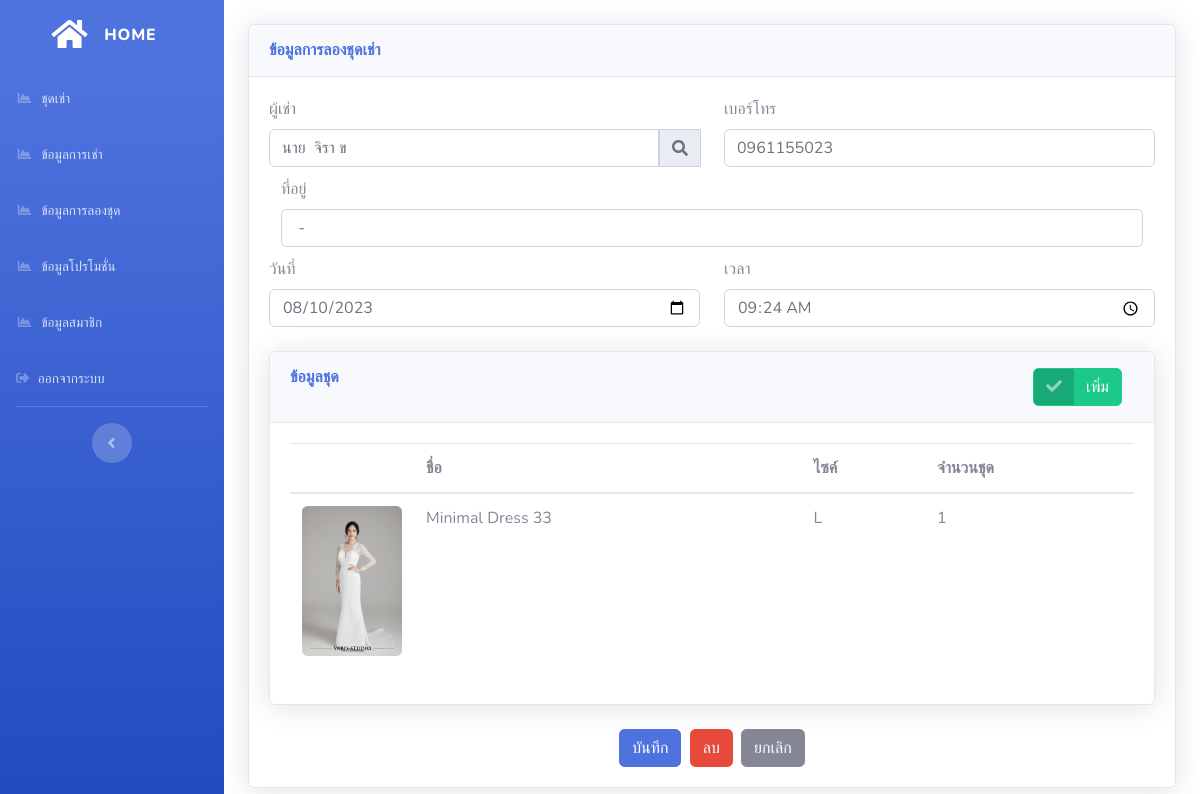
/AttemptDetail.php?ID=1, run on the app's committed database.
### tables this page shows
CREATE TABLE `attempt` (
  `AID` int(11) NOT NULL,
  `AccountID` int(11) DEFAULT NULL,
  `AttemptDate` date DEFAULT NULL,
  `AttemptTemp` time DEFAULT NULL
);

CREATE TABLE `account` (
  `AccountID` int(11) NOT NULL,
  `Prefix` varchar(50) DEFAULT NULL,
  `Name` varchar(250) DEFAULT NULL,
  `LastName` varchar(250) DEFAULT NULL,
  `Address` varchar(500) DEFAULT NULL,
  `PhoneNo` varchar(20) DEFAULT NULL,
  `Email` varchar(250) DEFAULT NULL,
  `AccountType` varchar(50) DEFAULT NULL,
  `Password` varchar(250) DEFAULT NULL
);

CREATE TABLE `attemptdetail` (
  `ADID` int(11) NOT NULL,
  `AID` int(11) DEFAULT NULL,
  `PID` int(11) DEFAULT NULL,
  `Amount` int(11) DEFAULT NULL
);

CREATE TABLE `fliedoc` (
  `FID` int(11) NOT NULL,
  `PID` int(11) NOT NULL,
  `FlieName` varchar(500) DEFAULT NULL,
  `FileURL` varchar(500) DEFAULT NULL
);

CREATE TABLE `product` (
  `PID` int(11) NOT NULL,
  `ProductName` varchar(250) DEFAULT NULL,
  `ProductDetail` varchar(500) DEFAULT NULL,
  `Zise` varchar(20) DEFAULT NULL,
  `ProductAmount` int(11) DEFAULT NULL,
  `FID` int(11) DEFAULT NULL,
  `ProductPrice` decimal(18,2) DEFAULT NULL,
  `Discount` decimal(18,2) DEFAULT NULL,
  `ProductType` varchar(250) DEFAULT NULL
);

### AttemptDetail.php (the view, shortened to what this page needs)
<?php include 'Header_Admin.php';
      include 'DBcontext.php';
      if (isset($_GET['ID'])) {
        $ID = $_GET['ID'];
        $sql = "SELECT * FROM `attempt` T INNER JOIN account A on T.AccountID = A.AccountID WHERE T.AID = $ID ";
        $result = $conn->query($sql);
        $Data = $result->fetch_assoc();
      }
?>
    <div class="container-fluid">
        <br>
        <div class="card shadow mb-4">
            <div class="card-header py-3">
                <h6 class="m-0 font-weight-bold text-primary">ข้อมูลการลองชุดเช่า</h6>
            </div>
            <div class="card-body">
                <form action="Controller\AttemptDB.php" method="post">
                    <div class="row">
                        <div class="col-md-6">
                            <label  class="form-label">ผู้เช่า</label>
                            <div class="input-group">
                                <input type="text" class="form-control" disabled style="background: white" id="AccountName" value="<?php echo $Data["Prefix"] ." ".  $Data["Name"] . " " . $Data["LastName"] ?>">
                                <div class="input-group-prepend" data-bs-toggle="modal" href="#AccountLine"> <span class="input-group-text"><i class="fas fa-search"></i></span> </div>
                            </div>
                        </div>
                        <div class="col-md-6">
                            <label class="form-label">เบอร์โทร</label>
                            <input type="text" class="form-control" disabled style="background: white" id="PhoneNo"  value="<?php echo $Data["PhoneNo"] ?>" >
                        </div>
                    </div>
                    <div class="col-12" style="padding-top: 10px;">
                        <label class="form-label">ที่อยู่</label>
                        <input type="text" class="form-control" id="Address"  value="<?php echo $Data["Address"] ?>" >
                    </div>
                    <div class="row">
                        <div class="col-md-6" style="padding-top: 10px;">
                            <label  class="form-label">วันที่</label>
                            <input type="date" class="form-control" id="" name="AttemptDate"  value="<?php echo $Data["AttemptDate"] ?>">
                        </div>
                        <div class="col-md-6" style="padding-top: 10px;">
                            <label  class="form-label">เวลา</label>
                            <input type="time" class="form-control" id="" name="AttemptTemp"  value="<?php echo $Data["AttemptTemp"] ?>">
                        </div>
                    </div>
                </form>
                <br>
                    <div class="card shadow mb-4">
                    <div class="card-header py-3">
                        <div class="row">
                            <div class="col-6">
                            <h6 class="m-0 font-weight-bold text-primary">ข้อมูลชุด</h6>
                            </div>
                            <div class="col-6 row justify-content-end">
                                <button class="btn btn-success btn-icon-split" data-bs-toggle="modal" href="#exampleModalToggle">
                                    <span class="icon text-white-50">
                                            <i class="fas fa-check"></i>
                                        </span>
                                        <span class="text">เพิ่ม</span>
                                </button>
                            </div>
                        </div>
                    </div>
                    <div class="card-body">
                        <div class="table-responsive">
                            <table class="table table-hover"  width="100%" cellspacing="0">
                                <thead>
                                    <tr>
                                        <th></th>
                                        <th>ชื่อ</th>
                                        <th>ไซค์</th>
                                        <th>จำนวนชุด</th>
                                    </tr>
                                </thead>
                                <tbody>
                                    <?php
                                        $sqlLine = "SELECT * FROM `attemptdetail` T INNER JOIN product P ON T.PID = P.PID WHERE T.AID = $ID";
                                        $result = $conn->query($sqlLine);
                                            while ($rowline = $result->fetch_assoc()) {
                                    ?>
                                    <tr onclick="ProductLi(<?php echo  $rowline["ADID"] ?>)" >
                                    <?php
                                        $LinePID = $rowline["PID"];
                                        $sqlFile = "SELECT * FROM `fliedoc` WHERE PID = $LinePID";
                                        $resultFile = $conn->query($sqlFile);
                                        $DataFile = $resultFile->fetch_assoc();
                                      ?>
                                        <td style="width:100px;"> <img style="width:100px;" src="Photo/<?php echo $DataFile["FileURL"]?>" class="rounded mx-auto d-block"> </td>
                                        <td><?php echo  $rowline["ProductName"] ?></td>
                                        <td><?php echo  $rowline["Zise"] ?></td>
                                        <td><?php echo  $rowline["Amount"] ?>
                                        </td>
                                    </tr>
                                    <?php } ?>
                                </tbody>
                            </table>
                        </div>
                    </div>
                </div>
                <div class="row justify-content-md-center">
                     <button type="submit" class="btn btn-primary" onclick="Submit()">บันทึก</button>&nbsp;&nbsp;
                     <button class="btn btn-danger" onclick="Delete(<?php echo $ID ?>)">ลบ</button> &nbsp;&nbsp;
                     <button class="btn btn-secondary" onclick="Close()">ยกเลิก</button>
                </div>
            </div>
        </div>
    </div>
<?php include 'Foodter.php'; ?>

### data on the page
attempt: AccountID.LastName "นาย จิรา ข", AccountID.PhoneNo "0961155023", AccountID.Address "-", AttemptDate "08/10/2023", AttemptTemp "09:24:00"
attemptdetail: fliedoc.FileURL (picture), PID.ProductName "Minimal Dress 33", PID.Zise "L", Amount "1"
